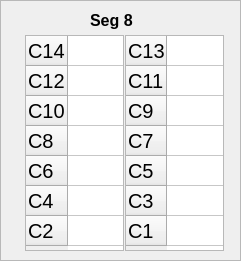
     <widget class="QFrame" name="frame_34">
      <property name="geometry">
       <rect>
        <x>495</x>
        <y>320</y>
        <width>241</width>
        <height>261</height>
       </rect>
      </property>
      <property name="frameShape">
       <enum>QFrame::StyledPanel</enum>
      </property>
      <property name="frameShadow">
       <enum>QFrame::Raised</enum>
      </property>
      <widget class="QTableWidget" name="B8_even">
       <property name="geometry">
        <rect>
         <x>25</x>
         <y>35</y>
         <width>99</width>
         <height>216</height>
        </rect>
       </property>
       <property name="font">
        <font>
         <pointsize>15</pointsize>
        </font>
       </property>
       <attribute name="horizontalHeaderVisible">
        <bool>false</bool>
       </attribute>
       <attribute name="horizontalHeaderDefaultSectionSize">
        <number>60</number>
       </attribute>
       <row>
        <property name="text">
         <string>C14</string>
        </property>
       </row>
       <row>
        <property name="text">
         <string>C12</string>
        </property>
       </row>
       <row>
        <property name="text">
         <string>C10</string>
        </property>
       </row>
       <row>
        <property name="text">
         <string>C8</string>
        </property>
       </row>
       <row>
        <property name="text">
         <string>C6</string>
        </property>
       </row>
       <row>
        <property name="text">
         <string>C4</string>
        </property>
       </row>
       <row>
        <property name="text">
         <string>C2</string>
        </property>
       </row>
       <column>
        <property name="text">
         <string>Right</string>
        </property>
       </column>
      </widget>
      <widget class="QTableWidget" name="B8_odd">
       <property name="geometry">
        <rect>
         <x>125</x>
         <y>35</y>
         <width>99</width>
         <height>216</height>
        </rect>
       </property>
       <property name="font">
        <font>
         <pointsize>15</pointsize>
        </font>
       </property>
       <attribute name="horizontalHeaderVisible">
        <bool>false</bool>
       </attribute>
       <attribute name="horizontalHeaderDefaultSectionSize">
        <number>60</number>
       </attribute>
       <row>
        <property name="text">
         <string>C13</string>
        </property>
       </row>
       <row>
        <property name="text">
         <string>C11</string>
        </property>
       </row>
       <row>
        <property name="text">
         <string>C9</string>
        </property>
       </row>
       <row>
        <property name="text">
         <string>C7</string>
        </property>
       </row>
       <row>
        <property name="text">
         <string>C5</string>
        </property>
       </row>
       <row>
        <property name="text">
         <string>C3</string>
        </property>
       </row>
       <row>
        <property name="text">
         <string>C1</string>
        </property>
       </row>
       <column>
        <property name="text">
         <string>Left</string>
        </property>
       </column>
      </widget>
      <widget class="QLabel" name="box3_label_9">
       <property name="geometry">
        <rect>
         <x>90</x>
         <y>10</y>
         <width>61</width>
         <height>21</height>
        </rect>
       </property>
       <property name="font">
        <font>
         <pointsize>12</pointsize>
         <weight>75</weight>
         <bold>true</bold>
        </font>
       </property>
       <property name="text">
        <string>Seg 8</string>
       </property>
      </widget>
     </widget>
